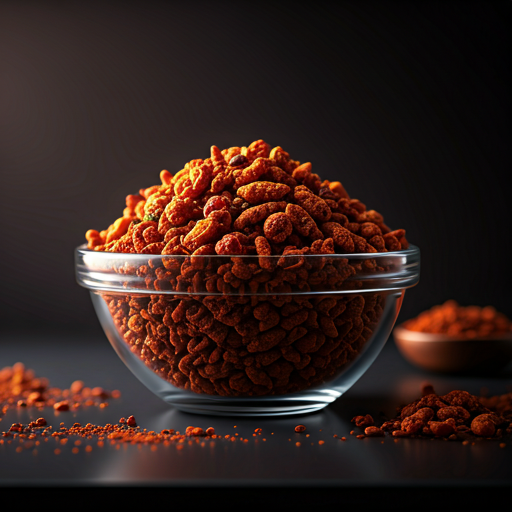
#> input picture design-system/photography/products/spicy-crunch-main.jpg, 512 x 512 px
$ python make_cover.py
#> lines starting #> are read from the running program, lines starting #| are printed output that depends on the picture
"""Facebook Page cover for Ameei: 1640x624 (shown at 820x312 desktop; phones keep the middle ~1280px).
Ember Night mood: ember background, crimson glow behind the product, reversed logo, Fraunces headline."""
import os
import io
import math
import resvg_py
from PIL import Image, ImageDraw, ImageFilter, ImageFont

ROOT = os.path.dirname(os.path.dirname(os.path.dirname(os.path.abspath(__file__))))   # ameei/
DS = os.path.join(ROOT, "design-system")
FONTS = os.path.join(ROOT, "ads", "fonts")
OUT = os.path.join(os.path.dirname(os.path.abspath(__file__)), "ameei_fb_cover.png")

W, H = 1640, 624
EMBER = (0x19, 0x09, 0x0B)
CRIMSON = (0xC0, 0x16, 0x2C)
CRIMSON_DEEP = (0x8B, 0x0D, 0x1E)
SAFFRON = (0xF4, 0xA8, 0x28)
CHALK = (0xFF, 0xF8, 0xF0)
AMBER = (0xFF, 0xB9, 0x50)


def font(name, size, weight=None, italic=False):
    f = ImageFont.truetype(os.path.join(FONTS, name), size)
    try:
        axes = f.get_variation_axes()
        vals = []
        for a in axes:
            n = a.get("name", b"")
            n = n.decode() if isinstance(n, bytes) else str(n)
            n = n.lower()
            if n in ("weight", "wght"):
                vals.append(weight or 400)
            elif n in ("optical size", "opsz"):
                vals.append(min(max(a["minimum"], size), a["maximum"]))
            elif n in ("italic", "ital"):
                vals.append(1 if italic else 0)
            else:
                vals.append(a["default"])
        f.set_variation_by_axes(vals)
    except Exception:
        pass
    return f


# ── background: ember with a soft crimson glow behind the bowl ──
bg = Image.new("RGB", (W, H), EMBER)
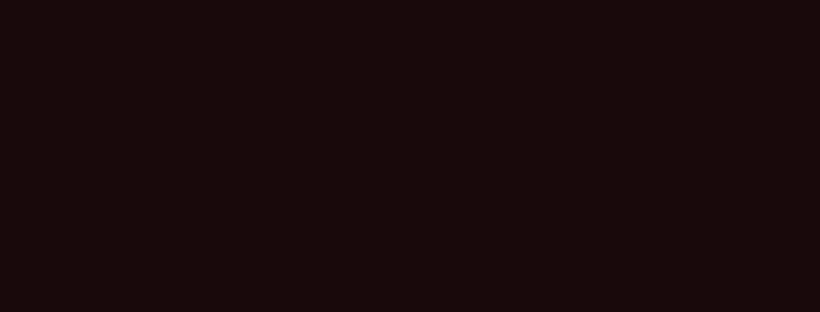
#> bg: PIL image 1640x624 RGB (shown at 1/2 size); mean R, G, B 25, 9, 11
glow = Image.new("RGB", (W, H), EMBER)
gd = ImageDraw.Draw(glow)
gd.ellipse((60, -80, 900, 720), fill=(0x6A, 0x0E, 0x1C))
glow = glow.filter(ImageFilter.GaussianBlur(140))
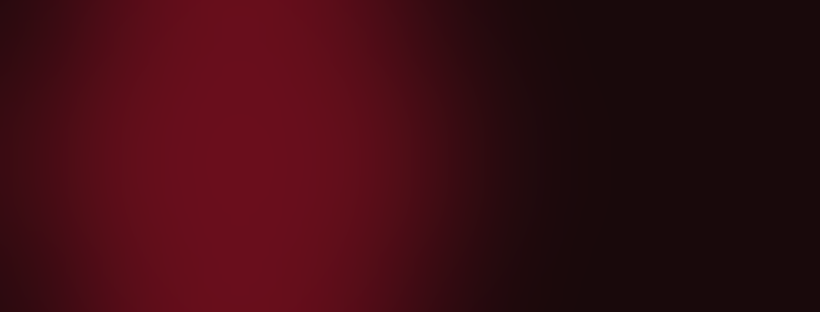
#> glow: PIL image 1640x624 RGB (shown at 1/2 size); mean R, G, B 60.3, 11.2, 18.4
bg = Image.blend(bg, glow, 0.9)

# ── product photo (dark-background bowl) blended in on the left ──
photo = Image.open(os.path.join(DS, "photography", "products", "spicy-crunch-main.jpg")).convert("RGB")
#> photo is the input picture: PIL image 512x512 RGB; mean R, G, B 51.4, 32.1, 27.5
ps = 700
photo = photo.resize((ps, ps), Image.LANCZOS)
#> photo: PIL image 700x700 RGB
# feather the photo edges into the background so its own dark backdrop disappears
mask = Image.new("L", (ps, ps), 0)
#> mask: PIL image 700x700 L; every value is 0
md = ImageDraw.Draw(mask)
md.ellipse((40, 40, ps - 40, ps - 40), fill=255)
mask = mask.filter(ImageFilter.GaussianBlur(70))
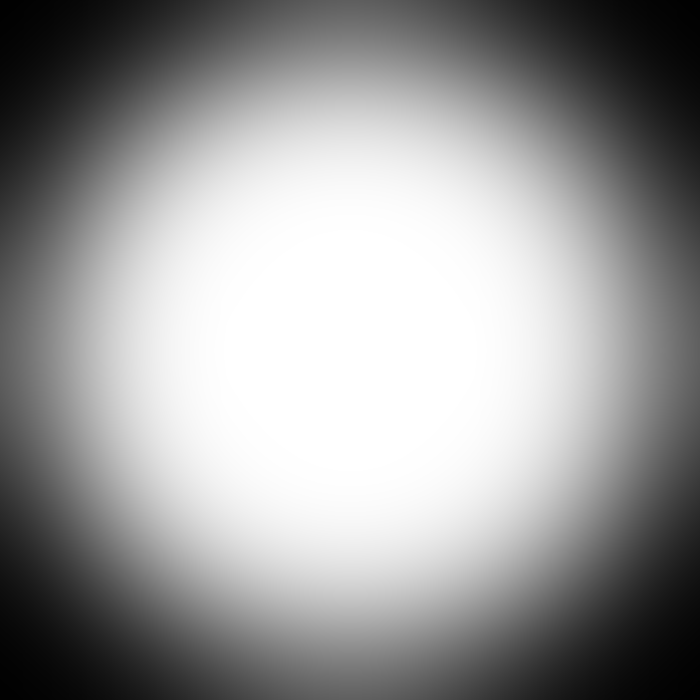
#> mask: PIL image 700x700 L; min 1, max 255, mean 153.2
px, py = 170, H // 2 - ps // 2 + 30
bg.paste(photo, (px, py), mask)
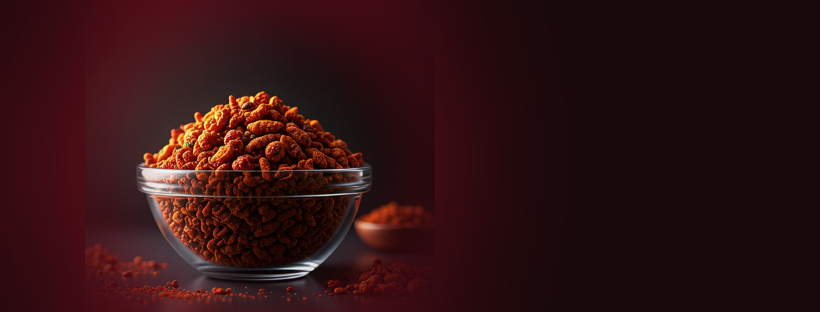
#> bg: PIL image 1640x624 RGB (shown at 1/2 size); mean R, G, B 48.8, 17.2, 18.8

# ── scattered saffron/crimson "flakes" are already in the photo; add a warm vignette ──
vig = Image.new("L", (W, H), 0)
#> vig: PIL image 1640x624 L; every value is 0
vd = ImageDraw.Draw(vig)
vd.rectangle((0, 0, W, H), fill=0)
vig = Image.linear_gradient("L").rotate(90, expand=True).resize((W, H))  # left->right ramp
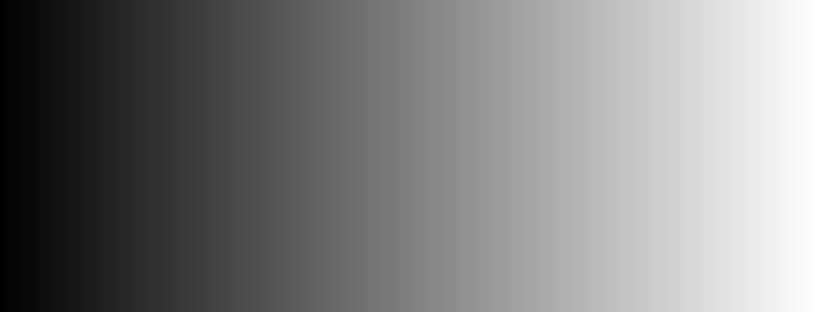
#> vig: PIL image 1640x624 L (shown at 1/2 size); min 0, max 255, mean 127.5
# darken the far right slightly so chalk text sits on deep ember
dark = Image.new("RGB", (W, H), (0x10, 0x05, 0x07))
bg = Image.composite(dark, bg, vig.point(lambda v: int(v * 0.35)))

d = ImageDraw.Draw(bg)

# ── logo (reversed, for dark backgrounds) ──
#> (the run stopped early here; a loop or call above may not have finished)
